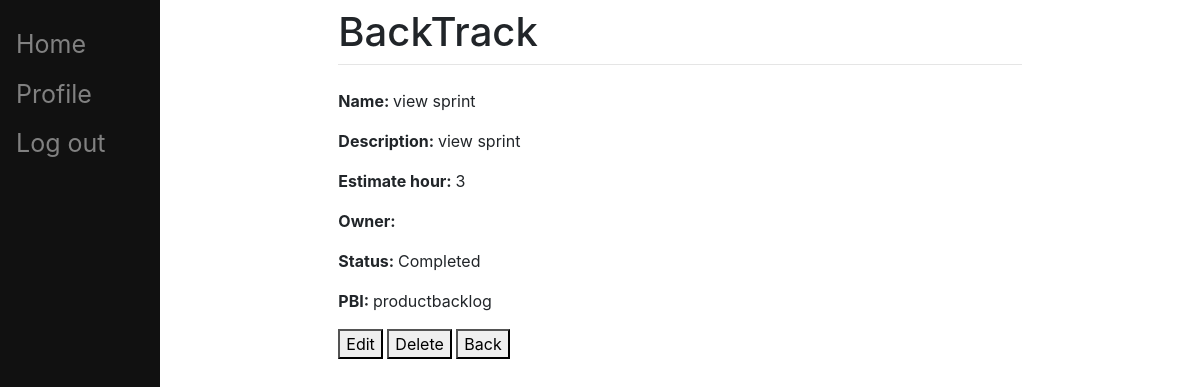
/pbi/viewTask/11/ (signed in), run on the app's committed database.
### pbi/models.py (models this page shows, shortened)
class Task(models.Model):
	STAT = (
		('Completed', 'Completed'),
		('In Progress', 'In Progress'),
		('Not yet started', 'Not yet started'),
	)
	name = models.CharField(max_length=200)
	description = models.CharField(max_length=200)
	hour = models.PositiveIntegerField(blank=True, null=True)
	status = models.CharField(choices=STAT, default='Not yet started', max_length=200)
	create_at = models.DateTimeField(blank=True, default=timezone.now, editable=False)
	item = models.ForeignKey(Item,on_delete=models.CASCADE,blank=True, null=True)
	sprint = models.ForeignKey(Sprint,on_delete=models.CASCADE,blank=True, null=True)
	person = models.ForeignKey(Person, on_delete=models.SET_NULL, blank=True, null=True)

class Item(models.Model):
	STAT = (
		('Completed', 'Completed'),
		('In Progress', 'In Progress'),
		('Not yet started', 'Not yet started'),
		('Not finished', 'Not finished'),
	)
	order = models.PositiveIntegerField()
	name = models.CharField(max_length=200)
	description = models.CharField(max_length=200)
	remaining_sprint_size = models.PositiveIntegerField()
	estimate_of_story_point = models.PositiveIntegerField()
	cumulative_story_point = models.PositiveIntegerField(default=0, editable=False)
	status = models.CharField(choices=STAT, default='Not yet started', max_length=200)
	last_modified = models.DateTimeField(auto_now=True, auto_now_add=False, blank=True)
	create_at = models.DateTimeField(blank=True, default=timezone.now, editable=False)
	project = models.ForeignKey(Project, on_delete=models.CASCADE, null=True)
	sprint = models.ForeignKey(Sprint, on_delete=models.SET_NULL, blank=True, null=True)
	added = models.BooleanField(default=False, editable=False)
	def __str__(self):
		return self.name

### pbi/views.py (the view)
class TaskView(LoginRequiredMixin, TemplateView):
    login_url = '/pbi/login/'
    redirect_field_name = 'redirect_to'
    template_name = 'task_view.html'
    def get_context_data(self, **kwargs):
        task = self.kwargs['task']
        context = super().get_context_data(**kwargs)
        context['task'] = Task.objects.get(pk=task)
        return context

### templates/task_view.html
{% extends "main/base.html" %}
{% block content %}
<p><b>Name: </b>{{ task.name }}</p>
<p><b>Description: </b>{{ task.description }}</p>
<p><b>Estimate hour: </b>{{ task.hour }}</p>
<p><b>Owner: </b>{{ task.person.name }}</p>
<p><b>Status: </b>{{ task.status }}</p>
<p><b>PBI: </b>{{ task.item }}</p>
<button onclick="window.location.href = 'http://localhost:8000/pbi/updateTask/{{ task.pk }}';">Edit</button>
<button onclick="window.location.href = 'http://localhost:8000/pbi/deleteTask/{{ task.pk }}';">Delete</button>
<button onclick="window.location.href = 'http://localhost:8000/pbi/viewSprintBacklog/{{ task.sprint.id }}';" value="Back" type="reset">Back</button>
{% endblock %}

### data on the page
Task: name "view sprint", description "view sprint", hour "3", status "Completed", item "productbacklog"
